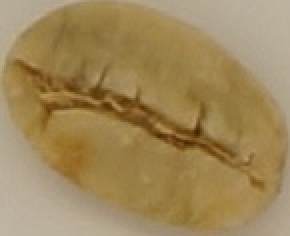
#> input picture Images/Cropped/Normal_Beans/DSC01643_0002.jpg, 145 x 118 px, found by its file name (shown 2 times larger); its folder holds 4 pictures in this run
$ jupyter execute --allow-errors From_Cropped_to_Features.ipynb
#> lines starting #> are read from the running program, lines starting #| are printed output that depends on the picture
# 觀察咖啡豆：好豆和壞豆的顏色到底差在哪？

上一個 notebook 我們把整盤豆子切成一顆一顆。
這次我們要當偵探，仔細「看」這些豆子的顏色，找出好豆和壞豆的差別。

[](https://colab.research.google.com/github/Arc13Tangent/Pu-Tai-Coffee-Machine-Learning/blob/main/From_Cropped_to_Features.ipynb)

## 步驟 0：下載課程的豆子照片

按下面這一格的 ▶（或 `Shift + Enter`），把切好的豆子照片從 GitHub 下載下來。
看到 `✅ 準備完成！` 就成功了。

[cell 1]
# 下載課程資料

# 套件
import cv2
import numpy as np
import plotly.graph_objects as go
from pathlib import Path
from plotly.subplots import make_subplots

# 豆子照片的位置
BASE = Path("Pu-Tai-Coffee-Machine-Learning/Images/Cropped")
GOOD_DIR = BASE / "Normal_Beans"          # 好豆
BAD_DIR  = BASE / "Defective_Beans"       # 壞豆
GOOD_MASK_DIR = BASE / "Normal_Beans_Mask"   # 好豆的「形狀遮罩」（白色=豆子，黑色=背景）
BAD_MASK_DIR  = BASE / "Defective_Beans_Mask"

# 把每個資料夾的檔名列出來、排好序
good_files = sorted(p.name for p in GOOD_DIR.glob("*.jpg"))
bad_files  = sorted(p.name for p in BAD_DIR.glob("*.jpg"))

print(f"✅ 準備完成！")
print(f"   好豆有 {len(good_files)} 顆")
print(f"   壞豆有 {len(bad_files)} 顆")

## 步驟 1：選一顆好豆、一顆壞豆，仔細看它們的顏色

改下面的 `GOOD_INDEX`（好豆第幾顆）和 `BAD_INDEX`（壞豆第幾顆），
執行後會並排顯示這兩顆豆子。

**把滑鼠移到豆子上面**，右上角會即時顯示那個點的位置和 RGB 顏色值。
試試看：移到豆子最深的地方、最亮的地方、還有背景（白色區域），
看看 RGB 三個數字怎麼變。

[cell 2]
# === 改這兩個數字，選你想看的豆子 ===
GOOD_INDEX = 0   # 好豆第幾顆（0 是第一顆）
BAD_INDEX  = 0   # 壞豆第幾顆
# =====================================

def load_rgb(folder, fname):
    """讀一張豆子圖，轉成正常的 RGB 顏色"""
#> called with fname = 'DSC01643_0002.jpg'
    img = cv2.imread(str(folder / fname))
#> img is the input picture: shape (118, 145, 3); mean B, G, R 90, 135.4, 159.6
    return cv2.cvtColor(img, cv2.COLOR_BGR2RGB)   # OpenCV 是 BGR，要轉成 RGB

good_img = load_rgb(GOOD_DIR, good_files[GOOD_INDEX])
#> (the rest of this cell did not finish here and is left out)

## 步驟 2：把很多顆豆子疊在一起，看顏色分佈的「形狀」

剛剛我們一個點一個點看，現在換個方式：
把好豆、壞豆**各隨機抓 N 顆**，算出它們每個顏色值（0~255）各有多少像素，
畫成曲線。紅、綠、藍三個顏色各一張圖。

- 橫軸：顏色的亮度（0 = 全黑，255 = 全亮）
- 縱軸：有多少比例的像素是這個亮度

**觀察重點**：好豆的曲線（藍線）和壞豆的曲線（紅線）形狀一樣嗎？
誰比較「高瘦集中」、誰比較「矮胖分散」？想想看為什麼。

改 `SEED` 可以換一批不同的豆子，改 `N` 可以調抓幾顆。

[cell 3]
# === 可以改這兩個數字 ===
SEED = 710   # 換一個數字 = 換一批隨機抓到的豆子
N    = 50   # 好豆、壞豆各抓幾顆
# ========================

# [5 lines left out: function bean_pixels, not called in this run]

# 隨機抓 N 顆好豆、N 顆壞豆（步驟 3 會用同一批）
rng = np.random.default_rng(SEED)
#> (the rest of this cell did not finish here and is left out)

## 步驟 3：把每一顆豆子變成平面上的一個點

每一顆豆子，我們算它的兩個數字：
- **平均值**：這顆豆子的顏色「平均有多亮」
- **標準差**：這顆豆子的顏色「有多不均勻」（越大代表越花、越多斑點）

把「平均值」當橫軸、「標準差」當縱軸，每顆豆子就變成平面上的一個點。
看看好豆（藍點）和壞豆（紅點）會不會自己分成兩群。

下面的圖會把 **散布圖** 和 **豆子照片** 連動：
滑鼠移到某個點，對應的豆子會亮起來；移到某顆豆子，它的點也會亮起來。

[cell 4]
# 註：good_pick / bad_pick / N / SEED 沿用步驟 2 那批豆子
import base64, json

# [14 lines left out: function bean_record, not called in this run]

beans = []
#> (the rest of this cell did not finish here and is left out)

[cell 5]
# ===== 版本 Default：Plotly FigureWidget（語法是 Python，失靈請跑下一格）=====
from google.colab import output
output.enable_custom_widget_manager()
import plotly.graph_objects as go
from IPython.display import display, Image as IPyImage
import ipywidgets as widgets

colors = ["#4169e1" if b["label"]=="good" else "#dc143c" for b in beans]
names  = [("好豆" if b["label"]=="good" else "壞豆") for b in beans]
channel_names = ["紅 (R)", "綠 (G)", "藍 (B)"]

def make_hover(ch, out):
    # [11 lines left out: function on_hover, not called in this run]
    return on_hover

rows = []
for ch in range(3):
    fw = go.FigureWidget()
    fw.add_scatter(
        x=[b["mean"][ch] for b in beans],
        y=[b["std"][ch]  for b in beans],
        mode="markers",
        marker=dict(size=10, color=colors, opacity=0.8),
        text=names, hoverinfo="text")
    fw.update_layout(width=460, height=300,
                     margin=dict(l=60, r=20, t=40, b=45),
                     xaxis_title="平均值（多亮）",
                     yaxis_title="標準差（多不均勻）",
                     title=f"{channel_names[ch]}")

    out = widgets.Output(layout=widgets.Layout(width="160px"))  # 這一列專屬的照片區
    fw.data[0].on_hover(make_hover(ch, out))
    rows.append(widgets.HBox([fw, out]))   # 圖 + 它右邊的照片區

display(widgets.VBox(rows))

[cell 6]
# ===== 版本 Fallback：純前端 HTML，R/G/B 三列，每列散布圖↔豆子雙向連動 =====
from IPython.display import HTML, display

payload = json.dumps(beans)
#> (the rest of this cell did not finish here and is left out)

# 步驟 4：讓電腦自己找出那條分隔線（SVM）

剛剛你應該發現：在每個平面上，好豆和壞豆**大致**可以用一條直線分開，
只是中間有點重疊、不完美。

現在我們不要自己畫線，讓一個叫 **SVM（支持向量機）** 的方法，
自動找出「最好的那條線」。它的想法很單純：

> 找一條線，讓兩邊的點離這條線**越遠越好**——
> 就像在兩群人中間鋪一條最寬的路。

下面先準備多一點豆子來訓練（之前只用 10 顆太少了）。

[cell 7]
from sklearn.svm import SVC
from sklearn.model_selection import train_test_split

# === 可以改 ===
N_PER_CLASS = 500   # 好豆、壞豆各拿幾顆來訓練（最多就是資料夾裡的數量）
DATA_SEED   = 0
# ==============

def bean_features(img_dir, mask_dir, fname):
    """回傳這顆豆子的 6 個特徵：R/G/B 各自的 平均值 與 標準差"""
#> called with fname = 'DSC01643_0015.jpg'
    img  = cv2.cvtColor(cv2.imread(str(img_dir / fname)), cv2.COLOR_BGR2RGB)
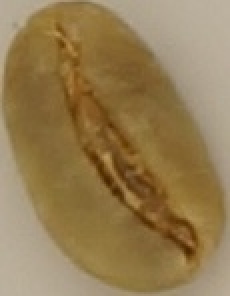
#> input picture Images/Cropped/Normal_Beans/DSC01643_0015.jpg, 115 x 148 px, found by its file name (shown 2 times larger)
#> img: shape (148, 115, 3)
    mask = cv2.imread(str(mask_dir / fname), cv2.IMREAD_GRAYSCALE)
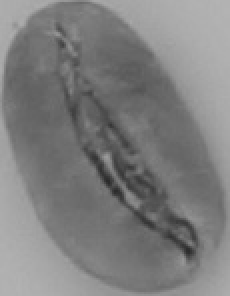
#> mask: shape (148, 115) (shown 2 times larger); min 42, max 179, mean 126.5
    px   = img[mask > 127]
    means = [px[:, c].mean() for c in range(3)]
#> means = [172.6, 157.5, 131.4]
    stds  = [px[:, c].std()  for c in range(3)]
#> stds = [10.54, 14.43, 23.68]
    return means + stds        # [R平均, G平均, B平均, R標準差, G標準差, B標準差]

rng = np.random.default_rng(DATA_SEED)
g_idx = rng.choice(len(good_files), min(N_PER_CLASS, len(good_files)), replace=False)
b_idx = rng.choice(len(bad_files),  min(N_PER_CLASS, len(bad_files)),  replace=False)

X, y = [], []
for i in g_idx:
    X.append(bean_features(GOOD_DIR, GOOD_MASK_DIR, good_files[i])); y.append(0)  # 0 = 好豆
#> pass 2 of the loop `for i in g_idx:`:
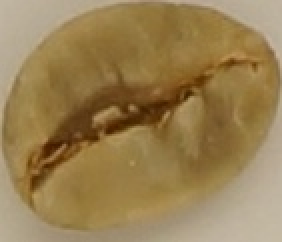
#> input picture Images/Cropped/Normal_Beans/DSC01643_0014.jpg, 141 x 121 px, found by its file name (shown 2 times larger)
#> img: shape (121, 141, 3)
#> in bean_features (call 2), `mask = cv2.imread(str(mask_dir / fname), cv2.IMREAD_GRAYSCALE)`:
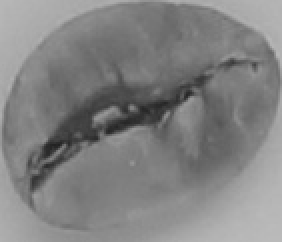
#> mask: shape (121, 141) (shown 2 times larger); min 33, max 186, mean 130
#> means = [170.1, 150, 111.7]
#> stds = [13.02, 18.75, 33.02]
for i in b_idx:
    X.append(bean_features(BAD_DIR,  BAD_MASK_DIR,  bad_files[i]));  y.append(1)  # 1 = 壞豆

X = np.array(X)
y = np.array(y)

# 切成訓練 / 測試，之後才能誠實地報「沒看過的豆子」準確率
X_train, X_test, y_train, y_test = train_test_split(
    X, y, test_size=0.3, random_state=1, stratify=y)

channel_names = ["紅 (R)", "綠 (G)", "藍 (B)"]
print(f"✅ 準備好 {len(X)} 顆豆子（好豆 {sum(y==0)}、壞豆 {sum(y==1)}）")
print(f"   每顆有 6 個特徵：R/G/B 的平均值與標準差")
print(f"   訓練用 {len(X_train)} 顆、測試用 {len(X_test)} 顆")
